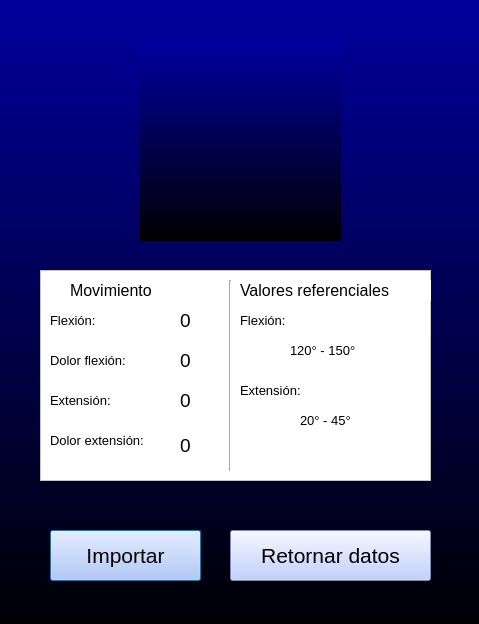
<?xml version="1.0" encoding="UTF-8"?>
<ui version="4.0">
 <class>Dialog</class>
 <widget class="QDialog" name="Dialog">
  <property name="geometry">
   <rect>
    <x>0</x>
    <y>0</y>
    <width>479</width>
    <height>624</height>
   </rect>
  </property>
  <property name="windowTitle">
   <string>Dialog</string>
  </property>
  <property name="styleSheet">
   <string notr="true">background-color: rgb(0, 0, 0);</string>
  </property>
  <widget class="QFrame" name="frame">
   <property name="geometry">
    <rect>
     <x>-30</x>
     <y>-20</y>
     <width>891</width>
     <height>661</height>
    </rect>
   </property>
   <property name="styleSheet">
    <string notr="true">background-color: qlineargradient(spread:repeat, x1:0, y1:0, x2:0, y2:1, stop:0 rgba(0, 0, 161, 255), stop:1 rgba(0, 0, 0, 255));</string>
   </property>
   <property name="frameShape">
    <enum>QFrame::StyledPanel</enum>
   </property>
   <property name="frameShadow">
    <enum>QFrame::Raised</enum>
   </property>
   <widget class="QLabel" name="label">
    <property name="geometry">
     <rect>
      <x>170</x>
      <y>60</y>
      <width>201</width>
      <height>201</height>
     </rect>
    </property>
    <property name="text">
     <string/>
    </property>
    <property name="pixmap">
     <pixmap>Estrella.png</pixmap>
    </property>
   </widget>
   <widget class="QPushButton" name="botonimp">
    <property name="geometry">
     <rect>
      <x>80</x>
      <y>550</y>
      <width>151</width>
      <height>51</height>
     </rect>
    </property>
    <property name="styleSheet">
     <string notr="true">background-color: rgb(176, 195, 255);font-size: 16pt</string>
    </property>
    <property name="text">
     <string>Importar</string>
    </property>
   </widget>
   <widget class="QPushButton" name="botonretorn">
    <property name="geometry">
     <rect>
      <x>260</x>
      <y>550</y>
      <width>201</width>
      <height>51</height>
     </rect>
    </property>
    <property name="styleSheet">
     <string notr="true">background-color: rgb(176, 195, 255);font-size: 16pt</string>
    </property>
    <property name="text">
     <string>Retornar datos</string>
    </property>
   </widget>
   <widget class="QFrame" name="frame_2">
    <property name="geometry">
     <rect>
      <x>70</x>
      <y>290</y>
      <width>391</width>
      <height>211</height>
     </rect>
    </property>
    <property name="styleSheet">
     <string notr="true">background-color:rgb(255, 255, 255)</string>
    </property>
    <property name="frameShape">
     <enum>QFrame::StyledPanel</enum>
    </property>
    <property name="frameShadow">
     <enum>QFrame::Raised</enum>
    </property>
    <widget class="QLabel" name="label_2">
     <property name="geometry">
      <rect>
       <x>30</x>
       <y>10</y>
       <width>131</width>
       <height>21</height>
      </rect>
     </property>
     <property name="styleSheet">
      <string notr="true">font-size: 12pt; source:Aharoni</string>
     </property>
     <property name="text">
      <string>Movimiento</string>
     </property>
    </widget>
    <widget class="Line" name="line">
     <property name="geometry">
      <rect>
       <x>180</x>
       <y>10</y>
       <width>20</width>
       <height>191</height>
      </rect>
     </property>
     <property name="orientation">
      <enum>Qt::Vertical</enum>
     </property>
    </widget>
    <widget class="QLabel" name="label_3">
     <property name="geometry">
      <rect>
       <x>200</x>
       <y>10</y>
       <width>201</width>
       <height>21</height>
      </rect>
     </property>
     <property name="styleSheet">
      <string notr="true">font-size: 12pt; source:Aharoni</string>
     </property>
     <property name="text">
      <string>Valores referenciales</string>
     </property>
    </widget>
    <widget class="QLabel" name="label_4">
     <property name="geometry">
      <rect>
       <x>10</x>
       <y>40</y>
       <width>131</width>
       <height>21</height>
      </rect>
     </property>
     <property name="styleSheet">
      <string notr="true">font-size: 10pt; source:Aharoni</string>
     </property>
     <property name="text">
      <string>Flexión:</string>
     </property>
    </widget>
    <widget class="QLabel" name="label_5">
     <property name="geometry">
      <rect>
       <x>200</x>
       <y>40</y>
       <width>131</width>
       <height>21</height>
      </rect>
     </property>
     <property name="styleSheet">
      <string notr="true">font-size: 10pt; source:Aharoni</string>
     </property>
     <property name="text">
      <string>Flexión:</string>
     </property>
    </widget>
    <widget class="QLabel" name="label_6">
     <property name="geometry">
      <rect>
       <x>10</x>
       <y>120</y>
       <width>131</width>
       <height>21</height>
      </rect>
     </property>
     <property name="styleSheet">
      <string notr="true">font-size: 10pt; source:Aharoni</string>
     </property>
     <property name="text">
      <string>Extensión:</string>
     </property>
    </widget>
    <widget class="QLabel" name="label_7">
     <property name="geometry">
      <rect>
       <x>200</x>
       <y>110</y>
       <width>131</width>
       <height>21</height>
      </rect>
     </property>
     <property name="styleSheet">
      <string notr="true">font-size: 10pt; source:Aharoni</string>
     </property>
     <property name="text">
      <string>Extensión:</string>
     </property>
    </widget>
    <widget class="QLabel" name="label_8">
     <property name="geometry">
      <rect>
       <x>10</x>
       <y>80</y>
       <width>131</width>
       <height>21</height>
      </rect>
     </property>
     <property name="styleSheet">
      <string notr="true">font-size: 10pt; source:Aharoni</string>
     </property>
     <property name="text">
      <string>Dolor flexión:</string>
     </property>
    </widget>
    <widget class="QLabel" name="label_9">
     <property name="geometry">
      <rect>
       <x>10</x>
       <y>160</y>
       <width>131</width>
       <height>21</height>
      </rect>
     </property>
     <property name="styleSheet">
      <string notr="true">font-size: 10pt; source:Aharoni</string>
     </property>
     <property name="text">
      <string>Dolor extensión:</string>
     </property>
    </widget>
    <widget class="QLabel" name="label_10">
     <property name="geometry">
      <rect>
       <x>250</x>
       <y>70</y>
       <width>111</width>
       <height>21</height>
      </rect>
     </property>
     <property name="styleSheet">
      <string notr="true">font-size: 10pt; source:Aharoni</string>
     </property>
     <property name="text">
      <string>120° - 150°</string>
     </property>
    </widget>
    <widget class="QLabel" name="label_11">
     <property name="geometry">
      <rect>
       <x>260</x>
       <y>140</y>
       <width>111</width>
       <height>21</height>
      </rect>
     </property>
     <property name="styleSheet">
      <string notr="true">font-size: 10pt; source:Aharoni</string>
     </property>
     <property name="text">
      <string>20° - 45°</string>
     </property>
    </widget>
    <widget class="QLabel" name="cuadro1">
     <property name="geometry">
      <rect>
       <x>140</x>
       <y>40</y>
       <width>41</width>
       <height>21</height>
      </rect>
     </property>
     <property name="styleSheet">
      <string notr="true">font-size: 14pt; source:Aharoni</string>
     </property>
     <property name="text">
      <string>0</string>
     </property>
    </widget>
    <widget class="QLabel" name="cuadro2">
     <property name="geometry">
      <rect>
       <x>140</x>
       <y>80</y>
       <width>41</width>
       <height>21</height>
      </rect>
     </property>
     <property name="styleSheet">
      <string notr="true">font-size: 14pt; source:Aharoni</string>
     </property>
     <property name="text">
      <string>0</string>
     </property>
    </widget>
    <widget class="QLabel" name="cuadro3">
     <property name="geometry">
      <rect>
       <x>140</x>
       <y>120</y>
       <width>41</width>
       <height>21</height>
      </rect>
     </property>
     <property name="styleSheet">
      <string notr="true">font-size: 14pt; source:Aharoni</string>
     </property>
     <property name="text">
      <string>0</string>
     </property>
    </widget>
    <widget class="QLabel" name="cuadro4">
     <property name="geometry">
      <rect>
       <x>140</x>
       <y>160</y>
       <width>41</width>
       <height>31</height>
      </rect>
     </property>
     <property name="styleSheet">
      <string notr="true">font-size: 14pt; source:Aharoni</string>
     </property>
     <property name="text">
      <string>0</string>
     </property>
    </widget>
   </widget>
  </widget>
 </widget>
 <resources/>
 <connections/>
</ui>
